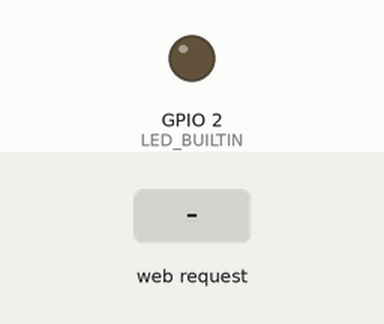
Recording of a sketch running on a simulated ESP8266 (NodeMCU). On the bench: output pins drawn as LEDs (lit = HIGH, except the on-board LED, lit = LOW). The test bench sets the inputs (shaded band). WiFi joins after 1.5 s; servers stay silent unless stated; what the sketch prints to the serial monitor is not drawn.

Above: at 2.8 s.
2.9 s: HTTP request GET /api/led?state=on received
At 3.5 s:
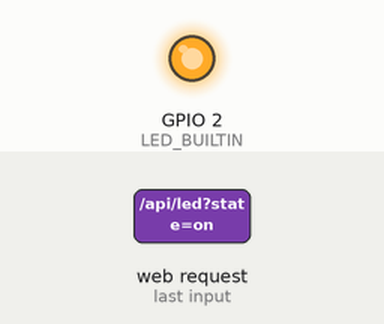
4.4 s: HTTP request GET /api/led?state=off received
At 5.8 s:
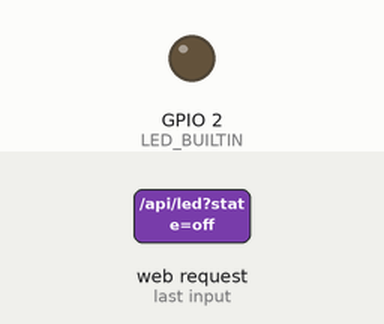
Timing chart, 0 to 7.4 s (numbered marks = the images above; inputs shaded):
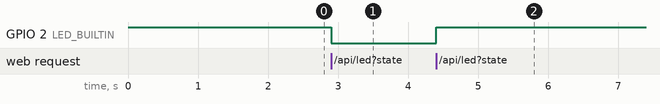

The sketch:

esp8266_kiosk.ino
```cpp
/*
  INTELLENZA AI Kiosk - ESP8266 local hardware test
  Board: NodeMCU 1.0 (ESP-12E Module)
  Libraries: ESP8266WiFi and ESP8266WebServer (included with ESP8266 Arduino core)

  Before uploading:
  1. Replace WIFI_SSID and WIFI_PASSWORD with your 2.4 GHz Wi-Fi credentials.
  2. Keep this test on a trusted local network. Do not port-forward this web server.
*/

#include <ESP8266WiFi.h>
#include <ESP8266WebServer.h>

const char* WIFI_SSID = "YOUR_WIFI_NAME";
const char* WIFI_PASSWORD = "YOUR_WIFI_PASSWORD";

ESP8266WebServer server(80);
bool ledOn = false;

void setLed(bool on) {
  ledOn = on;
  // Most NodeMCU ESP-12E boards use an active-low built-in LED.
  digitalWrite(LED_BUILTIN, on ? LOW : HIGH);
}

void sendStatus() {
  String json = "{\"connected\":true,\"device\":\"INTELLENZA ESP8266\",\"ip\":\"";
  json += WiFi.localIP().toString();
  json += "\",\"led\":\"";
  json += ledOn ? "on" : "off";
  json += "\"}";
  server.send(200, "application/json", json);
}

void handleRoot() {
  const char page[] PROGMEM = R"HTML(
<!doctype html><html><head><meta name="viewport" content="width=device-width,initial-scale=1">
<title>INTELLENZA Kiosk Hardware Test</title>
<style>
body{font-family:system-ui,sans-serif;background:#07111f;color:#edf7ff;margin:0;min-height:100vh;display:grid;place-items:center}
main{width:min(90%,520px);padding:28px;border:1px solid #24445e;border-radius:22px;background:#0d1c2c}
h1{color:#65e4ff}button{padding:13px 18px;margin:6px;border:0;border-radius:12px;font-weight:700;cursor:pointer}
.on{background:#65e4ff}.off{background:#d7e4ef}pre{white-space:pre-wrap;overflow-wrap:anywhere;background:#06101a;padding:14px;border-radius:10px}
</style></head><body><main><h1>INTELLENZA AI Kiosk</h1>
<p>ESP8266 local hardware test</p><p id="state">Checking device…</p>
<button class="on" onclick="led('on')">Turn LED ON</button><button class="off" onclick="led('off')">Turn LED OFF</button>
<pre id="data">Waiting for status…</pre>
<script>
async function refresh(){try{const r=await fetch('/api/status');const d=await r.json();document.getElementById('state').textContent='Connected • LED '+d.led;document.getElementById('data').textContent=JSON.stringify(d,null,2)}catch(e){document.getElementById('state').textContent='Could not read device status'}}
async function led(s){try{await fetch('/api/led?state='+s);refresh()}catch(e){alert('Could not reach the ESP8266')}}
refresh();setInterval(refresh,5000);
</script></main></body></html>
)HTML";
  server.send(200, "text/html; charset=utf-8", FPSTR(page));
}

void setup() {
  pinMode(LED_BUILTIN, OUTPUT);
  setLed(false);
  Serial.begin(115200);
  delay(100);
  Serial.println();
  Serial.println("INTELLENZA AI Kiosk hardware test starting");

  WiFi.mode(WIFI_STA);
  WiFi.begin(WIFI_SSID, WIFI_PASSWORD);
  Serial.print("Connecting to Wi-Fi");
  unsigned long started = millis();
  while (WiFi.status() != WL_CONNECTED && millis() - started < 25000) {
    delay(500);
    Serial.print(".");
  }
  Serial.println();

  if (WiFi.status() != WL_CONNECTED) {
    Serial.println("Wi-Fi connection failed. Check SSID/password and 2.4 GHz network.");
    return;
  }

  Serial.print("Connected. Open http://");
  Serial.println(WiFi.localIP());

  server.on("/", HTTP_GET, handleRoot);
  server.on("/api/status", HTTP_GET, sendStatus);
  server.on("/api/led", HTTP_GET, []() {
    if (server.arg("state") == "on") setLed(true);
    else if (server.arg("state") == "off") setLed(false);
    server.send(200, "application/json", String("{\"led\":\"") + (ledOn ? "on" : "off") + "\"}");
  });
  server.onNotFound([]() { server.send(404, "text/plain", "Not found"); });
  server.begin();
  Serial.println("HTTP server ready");
}

void loop() {
  if (WiFi.status() == WL_CONNECTED) server.handleClient();
}
```

Measured:
- after the input at 2.9 s, GPIO 2 (LED_BUILTIN): HIGH → LOW at once
- after the input at 4.4 s, GPIO 2 (LED_BUILTIN): LOW → HIGH at once
